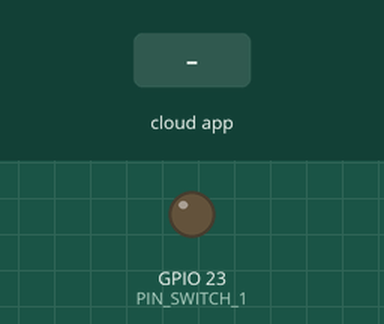
A sketch run on a simulated ESP32. Shown: output pins drawn as LEDs (lit = HIGH). Inputs (shaded band) come from the test bench. The RemoteXY app is connected.

Above: at 1.2 s.
1.3 s: the phone or cloud app sets switch_1 to 1
At 2.2 s:
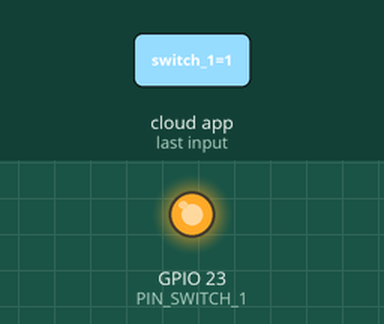
2.8 s: the phone or cloud app sets switch_1 to 0
At 3.4 s:
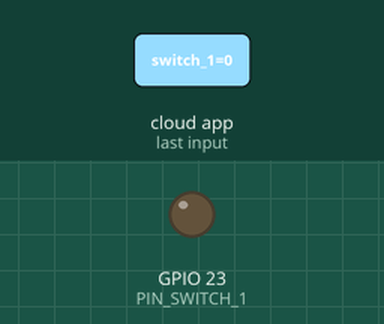
Timing chart, 0 to 5.8 s (numbered marks = the images above; inputs shaded):
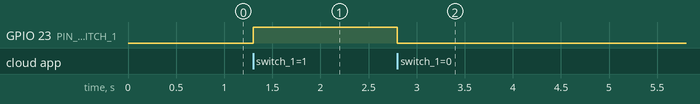

Measured:
- after the input at 1.3 s, GPIO 23 (PIN_SWITCH_1): LOW → HIGH at once
- after the input at 2.8 s, GPIO 23 (PIN_SWITCH_1): HIGH → LOW at once

The sketch:

project.ino
```cpp
// (licence header left out)
//////////////////////////////////////////////
//        RemoteXY include library          //
//////////////////////////////////////////////

// RemoteXY select connection mode and include library
#define REMOTEXY_MODE__ESP32CORE_WIFI_POINT
#include <WiFi.h>

#include <RemoteXY.h>

// RemoteXY connection settings
#define REMOTEXY_WIFI_SSID "A12"
#define REMOTEXY_WIFI_PASSWORD "42117622"
#define REMOTEXY_SERVER_PORT 6377


// RemoteXY configurate
#pragma pack(push, 1)
uint8_t RemoteXY_CONF[] =   // 27 bytes
  { 255,1,0,0,0,20,0,16,31,1,2,1,21,32,22,11,2,26,31,31,
  79,78,0,79,70,70,0 };

// this structure defines all the variables and events of your control interface
struct {

    // input variables
  uint8_t switch_1; // =1 if switch ON and =0 if OFF

    // other variable
  uint8_t connect_flag;  // =1 if wire connected, else =0

} RemoteXY;
#pragma pack(pop)

/////////////////////////////////////////////
//           END RemoteXY include          //
/////////////////////////////////////////////

#define PIN_SWITCH_1 23


void setup()
{
  RemoteXY_Init ();

  pinMode (PIN_SWITCH_1, OUTPUT);

  // TODO you setup code

}

void loop()
{
  RemoteXY_Handler ();

  digitalWrite(PIN_SWITCH_1, (RemoteXY.switch_1==0)?LOW:HIGH);

  // TODO you loop code
  // use the RemoteXY structure for data transfer
  // do not call delay()


}
```
